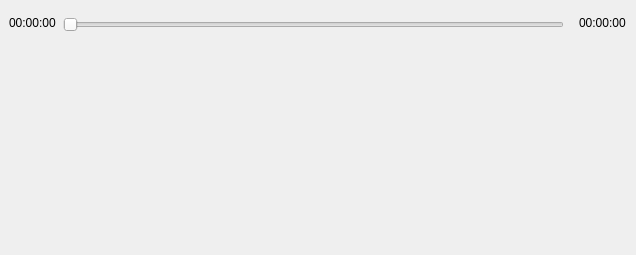
<?xml version="1.0" encoding="UTF-8"?>
<ui version="4.0">
 <class>MainDialog</class>
 <widget class="QDialog" name="MainDialog">
  <property name="geometry">
   <rect>
    <x>0</x>
    <y>0</y>
    <width>636</width>
    <height>255</height>
   </rect>
  </property>
  <property name="windowTitle">
   <string>MainDialog</string>
  </property>
  <widget class="QLabel" name="beginTimeLabel">
   <property name="geometry">
    <rect>
     <x>9</x>
     <y>15</y>
     <width>48</width>
     <height>16</height>
    </rect>
   </property>
   <property name="text">
    <string>00:00:00</string>
   </property>
  </widget>
  <widget class="CustomSlider" name="horizontalSlider">
   <property name="geometry">
    <rect>
     <x>63</x>
     <y>15</y>
     <width>501</width>
     <height>19</height>
    </rect>
   </property>
   <property name="autoFillBackground">
    <bool>true</bool>
   </property>
   <property name="styleSheet">
    <string notr="true"/>
   </property>
   <property name="maximum">
    <number>999</number>
   </property>
   <property name="orientation">
    <enum>Qt::Horizontal</enum>
   </property>
  </widget>
  <widget class="QLabel" name="endTimeLabel">
   <property name="geometry">
    <rect>
     <x>579</x>
     <y>15</y>
     <width>48</width>
     <height>16</height>
    </rect>
   </property>
   <property name="text">
    <string>00:00:00</string>
   </property>
  </widget>
 </widget>
 <customwidgets>
  <customwidget>
   <class>CustomSlider</class>
   <extends>QSlider</extends>
   <header>customslider.h</header>
  </customwidget>
 </customwidgets>
 <resources/>
 <connections/>
</ui>
